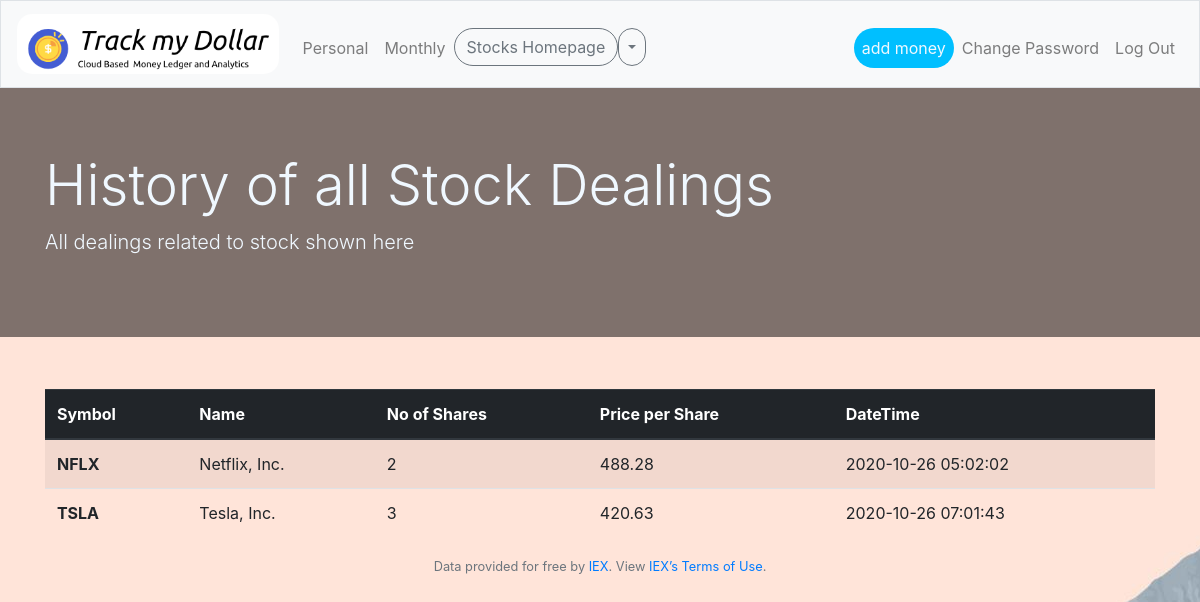
The app's page /stock/history (signed in), older data.
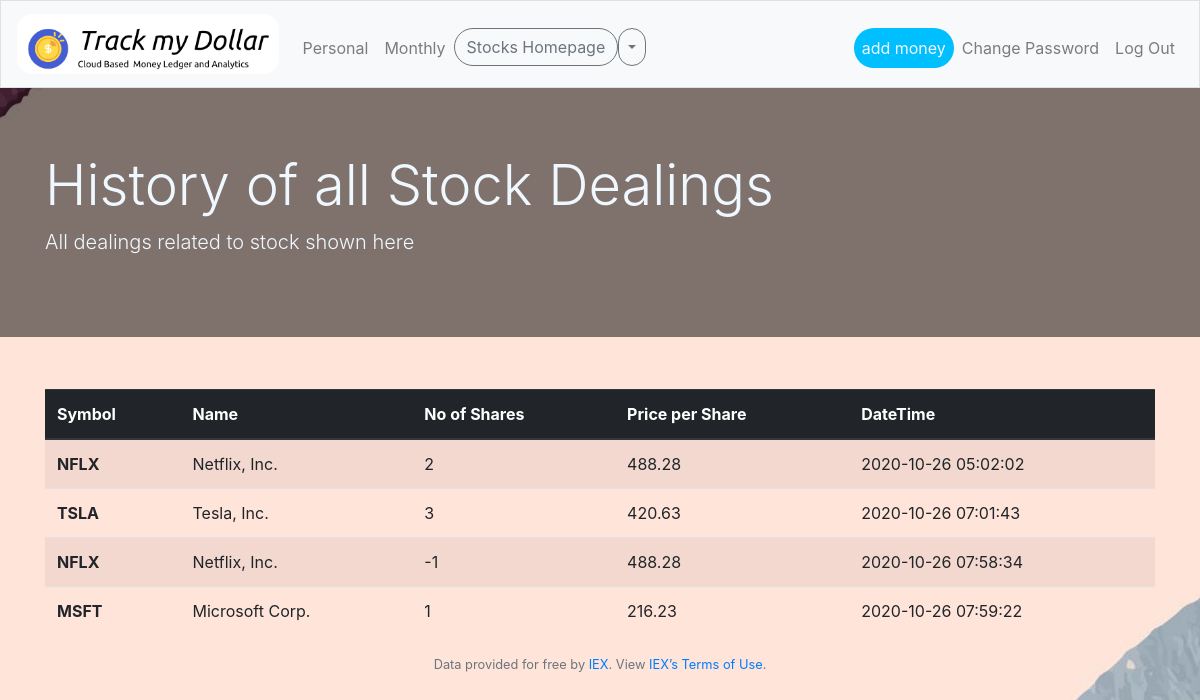
The same page, newer data.
### tables this page shows
CREATE TABLE "history" (
	"stock_name"	VARCHAR(30),
	"shares"	INTEGER,
	"price"	INTEGER,
	"time"	timestamp NOT NULL DEFAULT CURRENT_TIMESTAMP,
	"user_id"	INTEGER
, "symbol"	TEXT);

### app.py (the view)
@app.route("/stock/history")
@login_required
def history():
    """Show history of transactions"""
    transactions= db.execute("""
                                SELECT symbol,stock_name,shares,price,time
                                FROM history
                                WHERE user_id=:user_id;
    """, user_id=session["user_id"])
    revealing =[]
    for transaction in transactions:
            revealing.append({
            "symbol":  transaction["symbol"],
            "name": transaction["stock_name"],
            "shares": transaction["shares"],
            "price": transaction["price"],
            "time": transaction["time"]
        })
    return render_template("stockhistory.html",revealing=revealing)

### app.py (called while the page is built)
@app.after_request
def after_request(response):
    response.headers["Cache-Control"] = "no-cache, no-store, must-revalidate"
    response.headers["Expires"] = 0
    response.headers["Pragma"] = "no-cache"
    return response

### helpers.py (called while the page is built)
def login_required(f):
    @wraps(f)
    def decorated_function(*args, **kwargs):
        if session.get("user_id") is None:
            return redirect("/login")
        return f(*args, **kwargs)
    return decorated_function

### templates/stockhistory.html
{% extends "layout.html" %} {% block title %} Log In {% endblock %} {% block main %}
<div class="jumbotron jumbotron-fluid" style="background: rgba(0,0,0,0.5);color:aliceblue">
    <div class="container">
        <h1 class="display-4">History of all Stock Dealings</h1>
        <p class="lead">All dealings related to stock shown here</p>
    </div>
</div>
<main class="container">
    <table class="table table-striped  table-hover">
        <thead class="thead-dark">
            <tr>
                <th scope="col">Symbol</th>
                <th scope="col">Name</th>
                <th scope="col">No of Shares</th>
                <th scope="col">Price per Share</th>
                <th scope="col">DateTime</th>
            </tr>
        </thead>
        <tbody>
            {% for reveal in revealing: %}
            <tr>
                <th scope="row">{{reveal["symbol"].upper()}}</th>
                <td>{{reveal["name"]}}</td>
                <td>{{reveal["shares"]}}</td>
                <td>{{reveal["price"]}}</td>
                <td>{{reveal["time"]}}</td>
            </tr>
            {% endfor %}
        </tbody>
    </table>
</main>
<footer class="small text-center text-muted">
    Data provided for free by <a href="https://iextrading.com/developer">IEX</a>. View <a href="https://iextrading.com/api-exhibit-a/">IEX’s Terms of Use</a>.
</footer>
{% endblock %}

Row changes from the older to the newer data that the page shows:
added history: symbol "NFLX", name "Netflix, Inc.", shares "-1", price "488.28", time "2020-10-26 07:58:34"
added history: symbol "MSFT", name "Microsoft Corp.", shares "1", price "216.23", time "2020-10-26 07:59:22"
